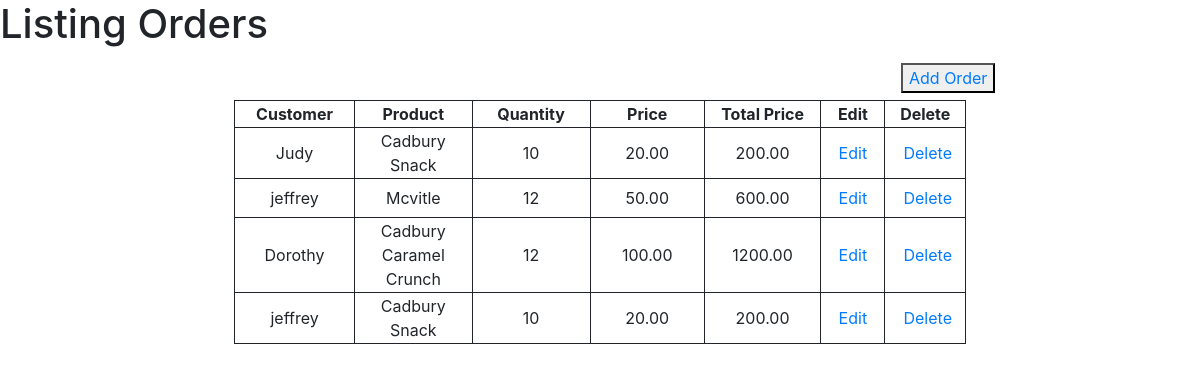
Before: /index/ with the older database file.
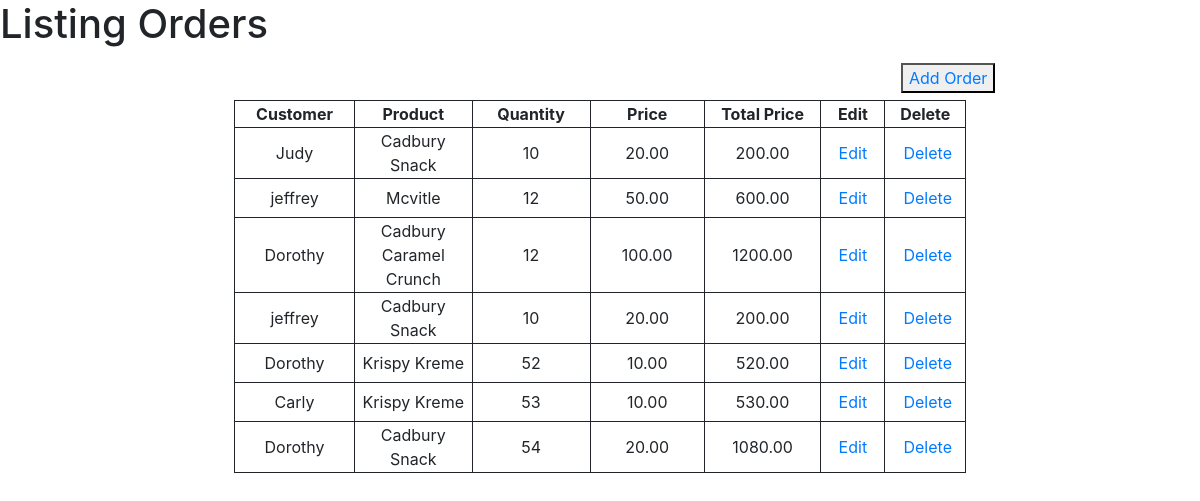
After: the same page with the newer database file.
### order/models.py (models this page shows, shortened)
class Order(models.Model):
    customer_id = models.ForeignKey(Customer,on_delete=models.CASCADE)
    product_id = models.ForeignKey(Product,on_delete=models.CASCADE)
    unit_price = models.DecimalField(max_digits=6,decimal_places=2)
    qty = models.IntegerField()
    total_price = models.DecimalField(max_digits=10,decimal_places=2)
    created_date = models.DateTimeField(auto_now_add=True)

### order/views.py (the view)
# urls.py: path('index/',views.index_view,name='index'),
def index_view(request):
    orders = Order.objects.values('id','customer_id__first_name','product_id__name','unit_price','qty','total_price')
    context = {
        'orders':orders
    }
    return render (request,'order/index.html',context=context)

### templates/order/index.html (shortened to what this page needs)
{% load static %}
<!DOCTYPE html>
<html lang="en">
<head>
    <link rel="stylesheet" type="text/css" href="{% static 'css/style.css' %}">
    <link rel="stylesheet" href="https://cdn.jsdelivr.net/npm/bootstrap@4.6.1/dist/css/bootstrap.min.css">
</head>
<body style="background-color:white;">
    <h1>Listing Orders</h1>
    <div class="btn">
    <button><a href="{% url 'order' %}">Add Order</a></button>
    </div>
    <table>
        <tr>
            <th>Customer</th>
            <th>Product</th>
            <th>Quantity</th>
            <th>Price</th>
            <th>Total Price</th>
            <th>Edit</th>
            <th>Delete</th>
        </tr>
        {% for order in orders %}
        <tr>
            <td>{{order.customer_id__first_name}}</td>
            <td>{{order.product_id__name}}</td>
            <td>{{order.qty}}</td>
            <td>{{order.unit_price}}</td>
            <td>{{order.total_price}}</td>
            <td><a href="{% url 'update' order.id %}">Edit</a></td>
            <td><button style="    margin-left: 5px;
                color: #007bff;
                background-color: white;
                border: white;" type="button" class="btn btn-primary" data-toggle="modal" data-target="#myModal">
                Delete
              </button></td>
        </tr>
        {% endfor %}
    </table>
</body>
</html>

### static/css/style.css (style rules this page uses)
table, td, th { border: 1px solid; margin: 0px auto; width: 18%; text-align: center; }
table { width: 61%; border-collapse: collapse; }
.btn { margin-left: 74%; padding: 20px; }
.btn,a { text-decoration: none; color:blue; }

Changed rows visible on the page:
added Order: customer_id__first_name "Dorothy", product_id__name "Krispy Kreme", qty "52", unit_price "10.00", total_price "520.00"
added Order: customer_id__first_name "Carly", product_id__name "Krispy Kreme", qty "53", unit_price "10.00", total_price "530.00"
added Order: customer_id__first_name "Dorothy", product_id__name "Cadbury Snack", qty "54", unit_price "20.00", total_price "1080.00"
